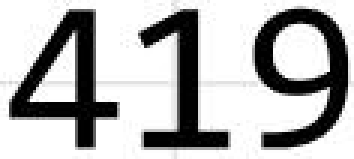
#> input picture data/419.jpg, 118 x 53 px, found by its file name (shown 3 times larger)
$ python match_demo_0_SIFT_works.py
#> lines starting #> are read from the running program, lines starting #| are printed output that depends on the picture
# -*- encoding: utf-8 -*-

# 基于FLANN的匹配器(FLANN based Matcher)定位图片
import numpy as np
import cv2
import time


def template_match(template_imgname: str, target_imgname, output_imgname=None, threshold=0.7):
#> called with template_imgname = 'positioning_data/template/419.jpg', target_imgname = 'data/cv_save.jpg', output_imgname = 'data/cv_result.jpg', threshold = 0.9
	print("start matching:")
	MIN_MATCH_COUNT = 10  # 设置最低特征点匹配数量为10

	template = cv2.imread(template_imgname, cv2.IMREAD_COLOR)  # queryImage
#> template is the input picture: shape (53, 118, 3); min 0, max 255, mean 181.3
	target = cv2.imread(target_imgname, cv2.IMREAD_COLOR)  # trainImage
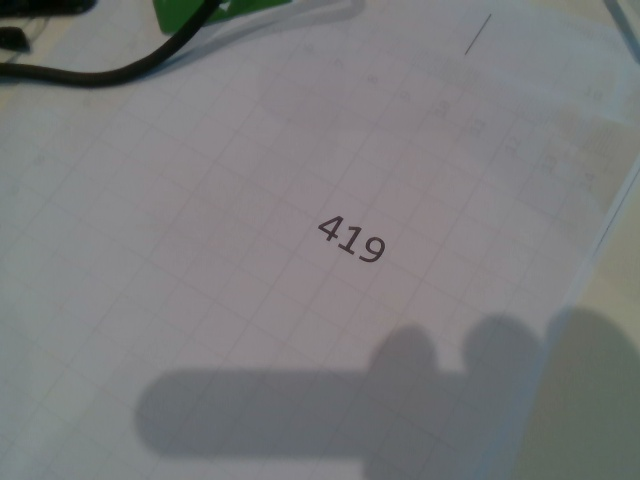
#> input picture data/cv_save.jpg, 640 x 480 px
#> target is the input picture: shape (480, 640, 3); mean B, G, R 123.9, 122.8, 121.9

	# 缩小尺寸
	template = resize_img(template, 0.5)
#> in resize_img, `result = cv2.resize(img, (int(w * percentage), int(h * percentage)))`:
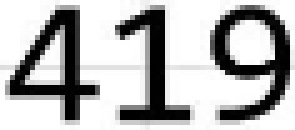
#> result: shape (26, 59, 3) (shown 5 times larger); min 0, max 255, mean 181.6
	target = resize_img(target, 0.5)

	start_time = time.time()

	# Initiate SIFT detector创建sift检测器
	sift = cv2.xfeatures2d.SIFT_create()

	# find the keypoints and descriptors with SIFT
	key_point1, des1 = sift.detectAndCompute(template, None)
#> key_point1 = 35 keypoints; strongest (x, y, size): (25, 23, 2), (36, 23, 2), (14, 22, 2.3), (25, 6, 2.3)
	key_point2, des2 = sift.detectAndCompute(target, None)
#> key_point2 = 30 keypoints; strongest (x, y, size): (26, 20, 15.5), (169, 110, 2.5), (112, 3, 2.6), (11, 30, 4.2)
	print("Find %d key points in template" % key_point1.__len__())
#| Find 35 key points in template
	# TODO
	print("Find %d key points in target" % key_point2.__len__())
#| Find 30 key points in target

	# 创建设置FLANN匹配
	FLANN_INDEX_KDTREE = 0
	# 匹配算法
	index_params = dict(algorithm=FLANN_INDEX_KDTREE, trees=5)
	# 搜索次数
	search_params = dict(checks=10)
	flann = cv2.FlannBasedMatcher(index_params, search_params)
	matches = flann.knnMatch(des1, des2, k=2)
#> matches = 35 matches
	print("Find %d FLANN matches" % matches.__len__())
#| Find 35 FLANN matches

	# store all the good matches as per Lowe's ratio test.
	good_match = []
	# 舍弃大于threshold的匹配, threshold越小越严格
	for m, n in matches:
		if m.distance < threshold * n.distance:
			good_match.append(m)
#> this loop made 35 passes
#> after the loop, good_match = 16 matches
	print("Find %d good match points with threshold=%.3f" % (good_match.__len__(), threshold))
#| Find 16 good match points with threshold=0.900

	if len(good_match) > MIN_MATCH_COUNT:
		# 获取关键点的坐标
		src_pts = np.float32([key_point1[m.queryIdx].pt for m in good_match]).reshape(-1, 1, 2)
#> src_pts = 16 rows, first 8: [3.31, 17.18], [3.31, 17.18], [9.6, 13.61], [14.25, 18.17], [14.25, 18.17], [22.73, 13.13], [24.83, 5.65], [24.83, 5.65]
		dst_pts = np.float32([key_point2[m.trainIdx].pt for m in good_match]).reshape(-1, 1, 2)
#> dst_pts = 16 rows, first 8: [160.5, 113.5], [160.5, 113.5], [164.7, 113.5], [165.7, 117.1], [165.7, 117.1], [171.6, 117.1], [187.9, 125.7], [160.5, 113.5]
		# 计算变换矩阵和MASK
		M, mask = cv2.findHomography(src_pts, dst_pts, cv2.RANSAC, 5.0)
#> M = [[0.347, -0.697, 164.3], [0.179, 0.188, 104.7], [-0.000842, -0.00236, 1]]; mask = [1, 1, 1, 1, 1, 1, 0, 0, 0, 1, 1, 0, 0, 1, 1, 1]
		matchesMask = mask.ravel().tolist()
#> matchesMask = [1, 1, 1, 1, 1, 1, 0, 0, 0, 1, 1, 0, 0, 1, 1, 1]
		h, w = template.shape[:2]
#> h = 26; w = 59
		# 使用得到的变换矩阵对原图像的四个角进行变换，获得在目标图像上对应的坐标
		pts = np.float32([[0, 0], [0, h - 1], [w - 1, h - 1], [w - 1, 0]]).reshape(-1, 1, 2)
#> pts = [[0, 0], [0, 25], [58, 25], [58, 0]]
		dst = cv2.perspectiveTransform(pts, M)
#> dst = [[164.3, 104.7], [156.1, 116.3], [187.2, 134.3], [193.9, 121]]
		cv2.polylines(target, [np.int32(dst)], True, [0, 0, 255], 2, cv2.LINE_AA)
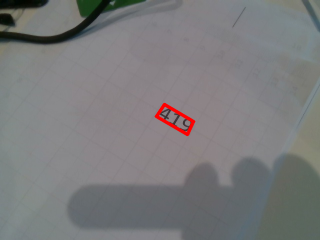
#> target: shape (240, 320, 3); mean B, G, R 123.5, 122.4, 122.6
	else:
		print("Not enough matches are found - %d/%d" % (len(good_match), MIN_MATCH_COUNT))
		matchesMask = None

	# Test
	print("match mask:", matchesMask)
#| match mask: [1, 1, 1, 1, 1, 1, 0, 0, 0, 1, 1, 0, 0, 1, 1, 1]

	# [4 lines of commented-out code are left out]

	draw_params = dict(matchColor=(255, 0, 0),
	                   # singlePointColor=(0, 0, 255),
	                   matchesMask=matchesMask,
	                   flags=2)
#> draw_params = {'matchColor': (255, 0, 0), 'matchesMask': [1, 1, 1, 1, 1, 1, 0, 0, 0, 1, 1, 0, 0, 1, 1, 1], 'flags': 2}

	end_time = time.time()
	print("Matching time: ", end_time-start_time)

	result_image = cv2.drawMatches(template, key_point1, target, key_point2, good_match, None, **draw_params)
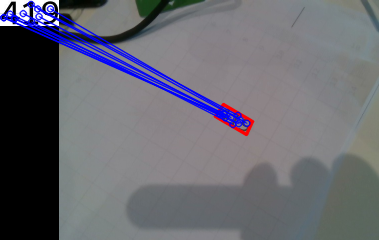
#> result_image: shape (240, 379, 3); mean B, G, R 111.6, 103, 102.8

	print("Done.")

	return result_image
	# return target


def resize_img(img, percentage):
	h, w = img.shape[:2]
	result = cv2.resize(img, (int(w * percentage), int(h * percentage)))
	return result


if __name__ == '__main__':
	# template = 'data/template-2.jpg'
	template = 'positioning_data/template/419.jpg'
	# target = 'data/img-2-2.jpg'
	target = 'data/cv_save.jpg'
	output = 'data/cv_result.jpg'
	final_image = template_match(template, target, output, threshold=0.9)
	cv2.imwrite(output, final_image)
